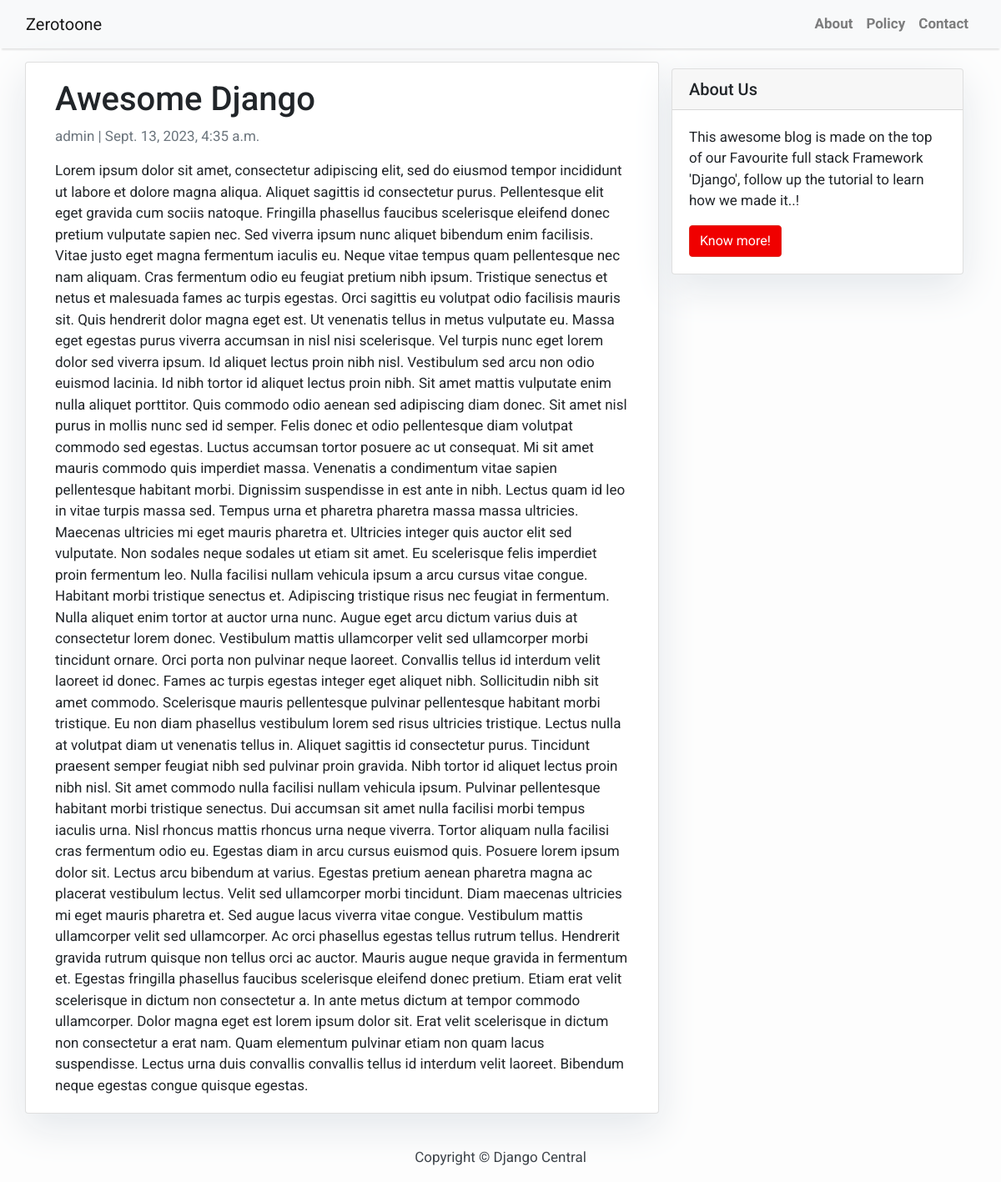
Page /awesome-django/ on the committed database.
### blog/models.py (models this page shows, shortened)
class Post(models.Model):
    title = models.CharField(max_length=200, unique=True)
    slug = models.SlugField(max_length=200, unique=True)
    author = models.ForeignKey(User, on_delete= models.CASCADE,related_name='blog_posts')
    updated_on = models.DateTimeField(auto_now= True)
    content = models.TextField()
    created_on = models.DateTimeField(auto_now_add=True)
    status = models.IntegerField(choices=STATUS, default=0)
    class Meta:
        ordering = ['-created_on']

### blog/views.py (the view)
# urls.py: path('<slug:slug>/', views.PostDetail.as_view(), name='post_detail'),
class PostDetail(generic.DetailView):
    model = Post
    template_name = 'post_detail.html'

### templates/post_detail.html
{% extends 'base.html' %} {% block content %}
<div class="container">
  <div class="row">
    <div class="col-md-8 card mb-4 mt-3 left top">
      <div class="card-body">
        <h1>{% block title %} {{ object.title }} {% endblock title %}</h1>
        <p class="text-muted">{{ post.author }} | {{ post.created_on }}</p>
        <p class="card-text">{{ object.content | safe }}</p>
      </div>
    </div>
    {% block sidebar %} {% include 'sidebar.html' %} {% endblock sidebar %}
  </div>
</div>
{% endblock content %}

### templates/base.html (style rules this page uses)
body { font-family: "Roboto", sans-serif; font-size: 17px; background-color: #fdfdfd; }
.card { box-shadow: 0 16px 48px #e3e7eb; }

### templates/sidebar.html (style rules this page uses)
.card { box-shadow: 0 16px 48px #e3e7eb; }

### rows in the picture
Post: title "Awesome Django", author "admin", created_on "Sept. 13, 2023, 4:35 a.m.", content "Lorem ipsum dolor sit amet, consectetur adipiscing elit, sed do eiusmod tempor incididunt ut labore et dolore magna aliqua. Aliquet sagittis id consectetur purus. Pellentesque elit eget gravida cum sociis natoque. Fringilla phasellus faucibus scelerisque eleifend donec pretium vulputate sapien nec. Sed viverra ipsum nunc aliquet bibendum enim facilisis. Vitae justo eget magna fermentum iaculis eu. Neque vitae tempus quam pellentesque nec nam aliquam. Cras fermentum odio eu feugiat pretium nibh ipsum. Tristique senectus et netus et malesuada fames ac turpis egestas. Orci sagittis eu volutpat odio facilisis mauris sit. Quis hendrerit dolor magna eget est. Ut venenatis tellus in metus…"
